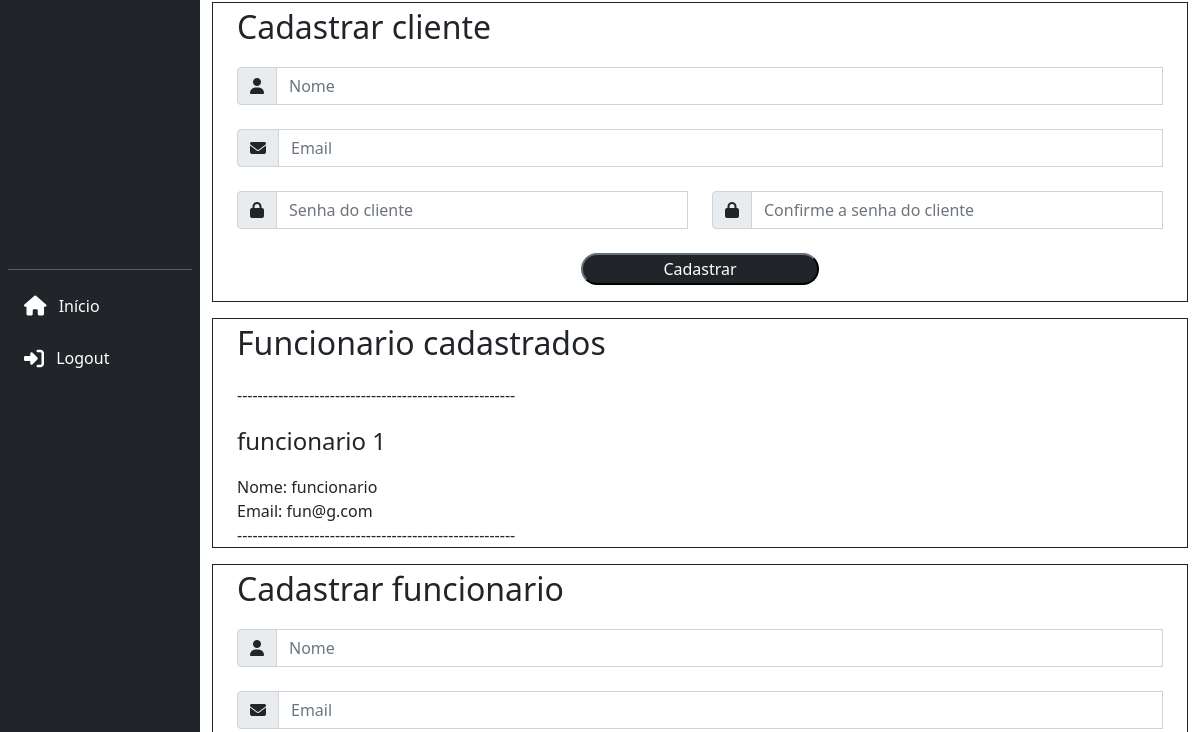
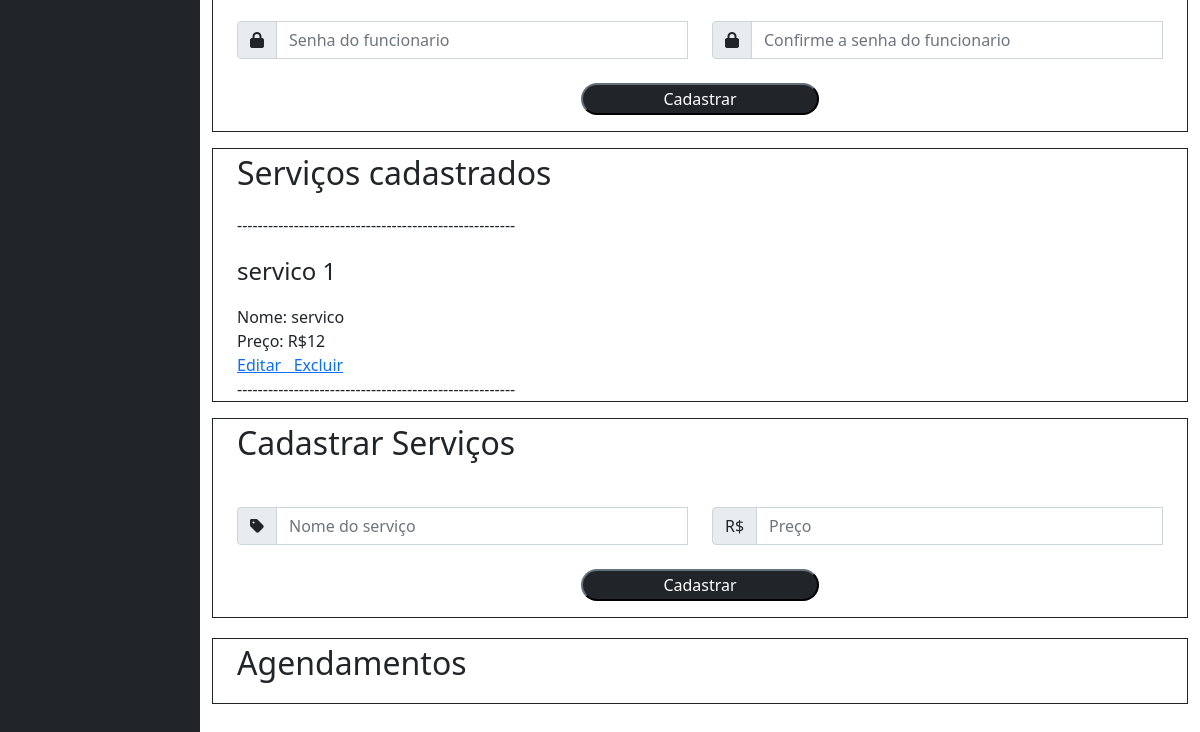
Before: /php/perfiladm.php (signed in, lower part) with the older database file (2 pictures, top to bottom).
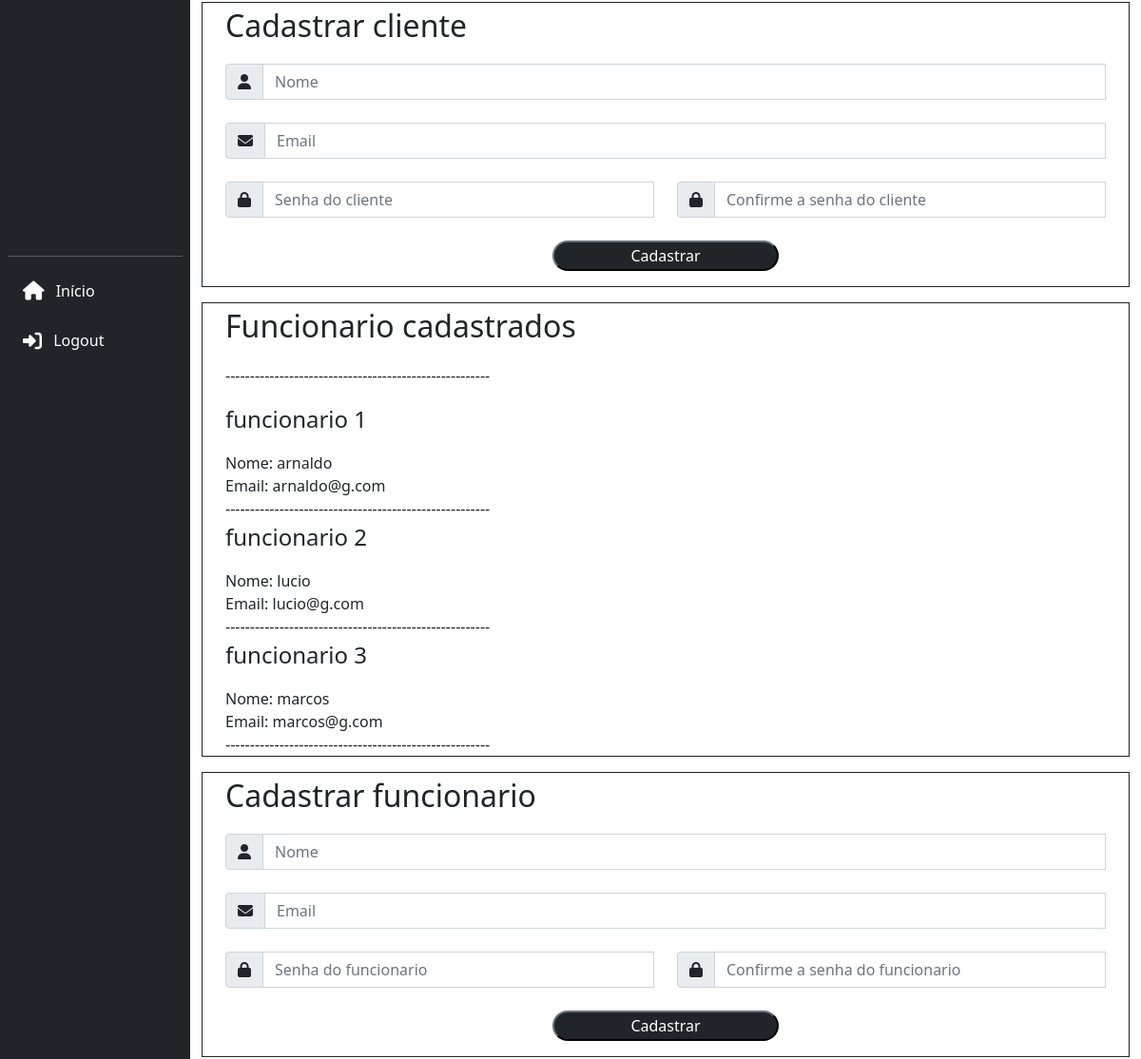
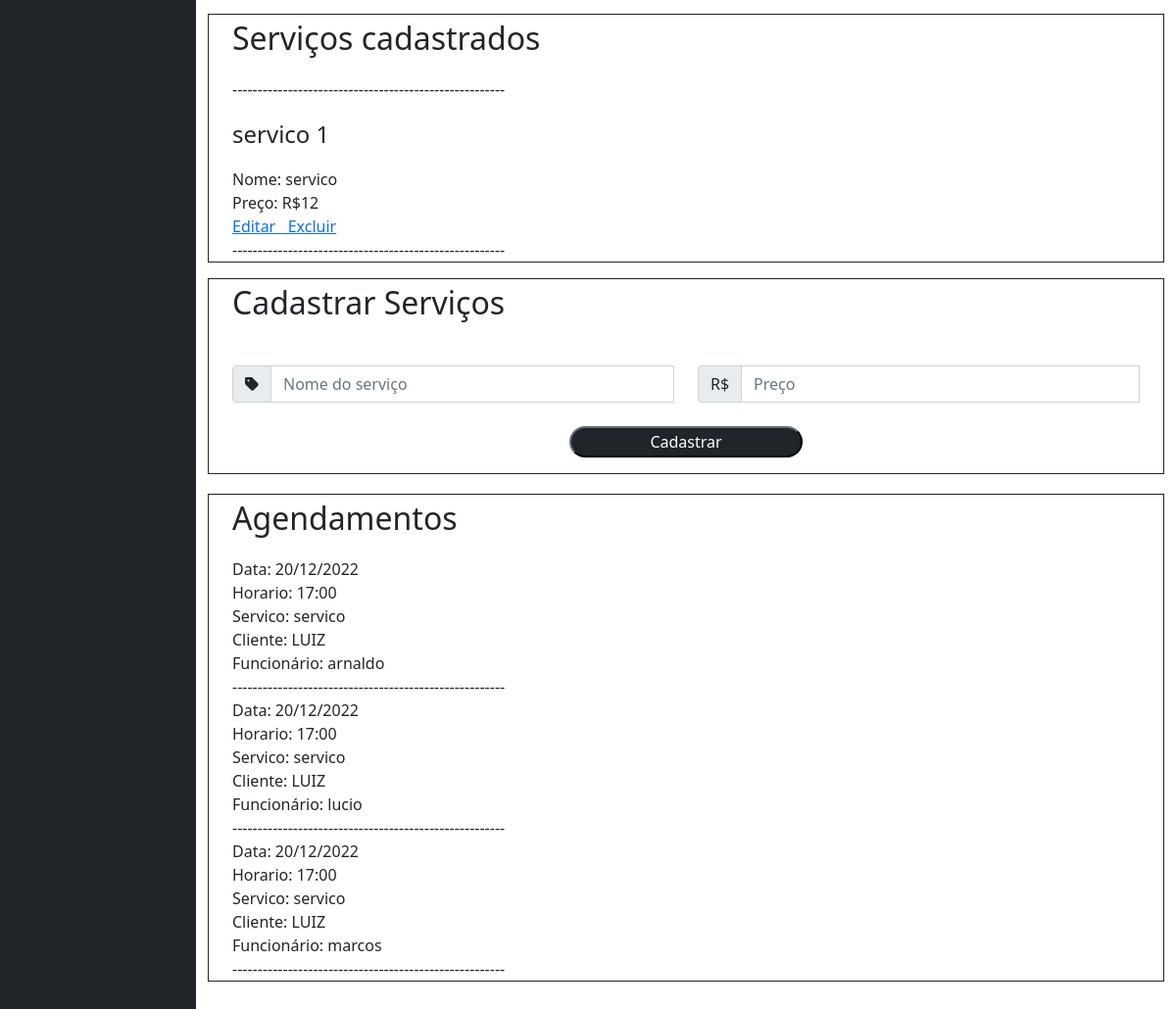
After: the same page with the newer database file (2 pictures, top to bottom).
### tables this page shows
CREATE TABLE funcionario ( 
    id_funcionario int NOT NULL AUTO_INCREMENT, 
    nome varchar(100) NOT NULL, 
    email varchar(100) NOT NULL, 
    senha varchar(255) NOT NULL, 
    primary key(id_funcionario) 
);

CREATE TABLE servico ( 
    id_servico int NOT NULL AUTO_INCREMENT, 
    nome varchar(100) NOT NULL, 
    preco int NOT NULL, 
    primary key(id_servico)
);

CREATE TABLE agendamento (
    id_agendamento int NOT NULL AUTO_INCREMENT,
    id_cliente int NOT NULL,
    id_funcionario int NOT NULL,
    id_servico int NOT NULL,
    horario TIME NOT NULL,
    data_agendamento DATE NOT NULL,
    PRIMARY KEY (id_agendamento),
    FOREIGN KEY (id_funcionario) REFERENCES funcionario(id_funcionario),
    FOREIGN KEY (id_servico) REFERENCES servico(id_servico),
    FOREIGN KEY (id_cliente) REFERENCES cliente(id_cliente)
);

CREATE TABLE cliente ( 
    id_cliente int NOT NULL AUTO_INCREMENT, 
    nome varchar(100) NOT NULL, 
    email varchar(100) NOT NULL, 
    senha varchar(255) NOT NULL, 
    primary key(id_cliente) 
);

### php/perfiladm.php (the view, shortened to what the changed rows need)
<?php
    include "../sql/conectamysqlcdb.php";
?>
<html>
    <head>
        <link rel="stylesheet" type="text/css" href="../css/style.css">
        <link href="https://cdn.jsdelivr.net/npm/bootstrap@5.0.0/dist/css/bootstrap.min.css" rel="stylesheet" >
    </head>
    <body>
    <div class="container-fluid">
        <div class="row flex-nowrap">
                <div class="col py-3">
                <div class="col py-3">
                <div class="col py-3">
                <div class="col py-3">
                <div class="container border border-dark" id="funcionarios">
                    <p class="fs-2">Funcionario cadastrados</p>
                    <p>------------------------------------------------------</p>
                    <?php
                        $sql2 = "SELECT * FROM funcionario";
                        $resfuncionario = mysqli_query($mysqli, $sql2);
                        $linhasfuncionario = mysqli_num_rows($resfuncionario);
                        for($i=0; $i < $linhasfuncionario; $i++){
                            $funcionario = mysqli_fetch_array($resfuncionario);
                            echo "<p class='fs-4'>funcionario ".$funcionario['id_funcionario']."</p>";
                            echo "Nome: ".$funcionario["nome"]."<br>";
                            echo "Email: ".$funcionario["email"]."<br>";
                            echo "------------------------------------------------------<br>";
                           }
                    ?>
                </div>
                <div class="col py-3">
                    <div class="container border border-dark">
                </div>
                <div class="col py-3">
                <div class="container border border-dark" id="servicos">
                    <p class="fs-2">Serviços cadastrados</p>
                    <p>------------------------------------------------------</p>
                    <?php
                        $sql3 = "SELECT * FROM servico;";
                        $resservico = mysqli_query($mysqli, $sql3);
                        $linhasservico = mysqli_num_rows($resservico);
                        for($i=0; $i < $linhasservico; $i++){
                            $servico = mysqli_fetch_array($resservico);
                            echo "<p class='fs-4'>servico ".$servico['id_servico']."</p>";
                            echo "Nome: ".$servico["nome"]."<br>";
                            echo "Preço: R$".$servico["preco"]."<br>";
                            echo "<a href='alterar-excluir-adm.php?id=".$servico['id_servico']."'>Editar </a>";
                            echo "<a href='alterar-excluir-adm.php?excluir-servico-id=".$servico['id_servico']."'>&nbsp Excluir</a><br><input type='hidden' name='operacao' value='excluir'>";
                            echo "------------------------------------------------------<br>";
                           }
                    ?>
                </div>
                <div class="col py-3">
                <div class="container border border-dark">
                    </div>
                    </div>
                    <div class="container border border-dark mt-1" id="agendamentos">
                    <p class="fs-2">Agendamentos</p>
                    <?php
                        $sql = "SELECT * FROM agendamento";
                        $res = mysqli_query($mysqli, $sql);
                        $linhas = mysqli_num_rows($res);
                        for($i=0; $i < $linhas; $i++){
                            $agendamento = mysqli_fetch_array($res);
                            $idcliente = $agendamento['id_cliente'];
                            $idser = $agendamento['id_servico'];
                            $idfun = $agendamento['id_funcionario'];
                            $hora = date('H:i', strtotime($agendamento['horario']));
                            $data = date('d/m/Y', strtotime($agendamento['data_agendamento']));
                            $sql2 = "SELECT * FROM cliente WHERE id_cliente LIKE $idcliente;";
                            $res2 = mysqli_query($mysqli, $sql2);
                            $array = mysqli_fetch_array($res2);
                            $cliente = $array['nome'];
                            $sql4 = "SELECT * FROM funcionario WHERE id_funcionario LIKE $idfun;";
                            $res4 = mysqli_query($mysqli, $sql4);
                            $array3 = mysqli_fetch_array($res4);
                            $funcionario = $array3['nome'];
                            $sql3 = "SELECT * FROM servico WHERE id_servico LIKE $idser";
                            $res3 = mysqli_query($mysqli, $sql3);
                            $array2 = mysqli_fetch_array($res3);
                            $servico = $array2['nome'];
                            echo "Data: ". $data ."<br>";
                            echo "Horario: ". $hora."<br>";
                            echo "Servico: ".$servico."<br>";
                            echo "Cliente: ".$cliente."<br>";
                            echo "Funcionário: ".$funcionario."<br>";
                            echo "------------------------------------------------------<br>";
                        }
                    ?>
                </div>
                </div>
            </div>
        </div>
        </div>
    </body>
</html>

Changed rows visible on the page:
changed funcionario id 1: nome "funcionario" → "arnaldo"; email "fun@g.com" → "arnaldo@g.com"
added funcionario: id_funcionario "2", nome "lucio", email "lucio@g.com"
added funcionario: id_funcionario "3", nome "marcos", email "marcos@g.com"
added agendamento: data_agendamento "20/12/2022", horario "17:00"
now on this page (row edited): cliente: nome "LUIZ"
added agendamento: data_agendamento "20/12/2022", horario "17:00"
added agendamento: data_agendamento "20/12/2022", horario "17:00"
Other visible differences:
new list line: "Data: Horario: Servico: Cliente: Funcionário: ------------------------------------------------------"
new list line: "servico"
new list line: "arnaldo"
